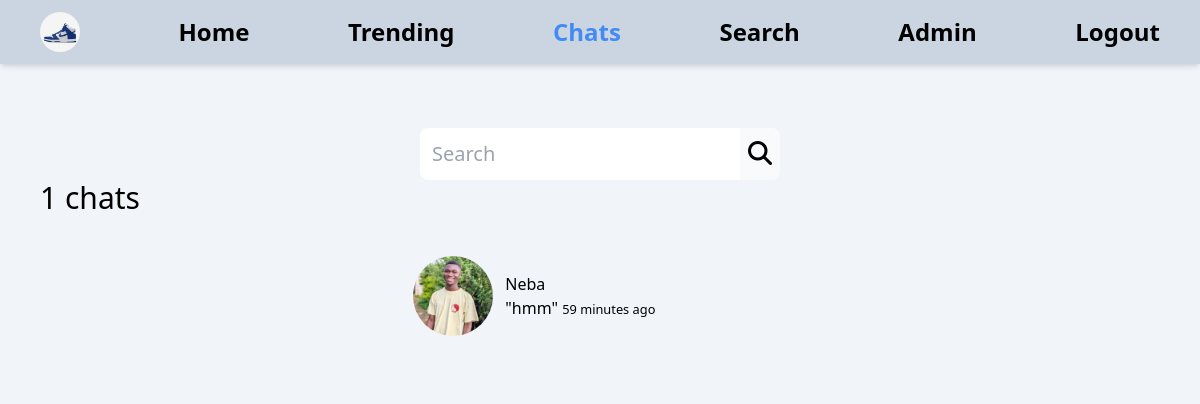
/chats/ (signed in), run on the app's committed database.
### authenticate/models.py (models this page shows)
class User(AbstractUser):
    username = models.CharField(max_length=250, unique=True)
    email = models.EmailField(null=True, unique=True)
    image = models.ImageField(default = 'images/profiles/profile.jpeg', upload_to='images/profiles')
    code = models.PositiveIntegerField(null=True)
    bio = models.TextField(default=None, null=True)
    blocked = models.BooleanField(default = False)
    USERNAME_FIELD = 'email'
    REQUIRED_FIELDS=[]

### message/models.py (models this page shows, shortened)
class Message(models.Model):
    sender = models.ForeignKey(User, on_delete=models.CASCADE)
    receiver = models.ForeignKey(User, on_delete=models.CASCADE, related_name='receiver')
    text = models.TextField(null = True)
    image = models.ImageField(null=True, upload_to='image/messages')
    video = models.FileField(null=True, blank=True, upload_to='video/messages')
    created = models.DateTimeField(auto_now_add=True)
    read = models.BooleanField(default=False)
    idd = models.PositiveIntegerField(default = 0)
    class Meta:
        ordering = ['created']
    def __str__(self):
        return f'{self.sender.username} to {self.receiver.username}: {self.text[:20]}'

### message/views.py (the view)
# urls.py: path('', views.chats, name='chats'),
def chats(request):
    user = request.user
    page = 'chats'
    messages = (Message.objects.filter(Q(sender = user) | Q(receiver = user)))
    chats = {}
    for message in messages:
        if message.sender != user:
            try:
                chats.pop(message.sender)
                chats[message.sender]= message
            except:
                chats[message.sender]= message
        else:
            try:
                chats[message.receiver]=message
                chats.pop(message.sender)
            except:
                chats[message.receiver]=message
    chats = [[key,value] for key,value in chats.items()]
    print(chats)
    chats.sort( key = lambda x : x[1].created, reverse=True)
    chats = dict(chats)
    context = { 'chats':chats,'page':page}
    return render(request, 'message/chats.html', context)

### message/templates/message/chats.html (shortened to what this page needs)
<!DOCTYPE html>
<html lang="en">
<head>
    {% include 'tailwind.html' %}
  </head>
  <body class="bg-slate-100 flex flex-col  ">
        <div class="bg-slate-100 flex flex-col p-10 mt-2 ">
            {% include 'navbar.html' %}
            <form action="" class="flex grow self-center mt-20">
                <input
                  type="text"
                  name="q"
                  id="q"
                  value="{{q}}"
                  placeholder="Search"
                  class="p-3 rounded-l-lg outline-none text-xl"
                  required
                />
                <button type="submit" class="px-2 rounded-r-lg bg-slate-50">
                  <i class="fa-solid fa-magnifying-glass right-0 text-2xl"></i>
                </button>
              </form>
              <h3 class="text-3xl font-medium">{{chats|length}} chats</h3>
                <div class="w-full flex" id="options">
                    <div class=" hidden md:block w-1/3 pr-10">
                    </div>
                <div class="w-2/3 space-y-6" id="options">
                    {% for key, value in chats.items %}
                <div class="flex space-y-6">
                    <label for="user">
                        <a href="{% url 'chat' key.id %}" class="flex items-center  gap-3">
                            <img
                          src="{{key.image.url}}"
                          alt="{{key.username|capfirst}}"
                          class="w-20 h-20 rounded-full"
                        />
                        <div class="flex flex-col overflow-hidden">
                                {% if value.receiver == request.user and value.read == False %}
                                <h4 class="font-semibold">
                                    {{key.username|capfirst}}
                                </h4>
                                <p class="font-semibold"> "{{value.text}}"
                                    <small>
                                        {{value.created|timesince}} ago
                                    </small>
                                </p>
                                {% else %}
                                <h4>
                                    {{key.username|capfirst}}
                                </h4>
                                <p > "{{value.text}}"
                                    <small>
                                    {{value.created|timesince}} ago
                                    </small>
                                </p>
                                {% endif %}
                        </div>
                    </a>
                    </label>
                </div>
                {% endfor %}
                </div>
                </div>
                 </div>
</body>
</html>

### templates/navbar.html (shortened to what this page needs)
<nav class="w-full fixed shadow-md top-0 left-0 p-3 bg-slate-300 z-50 flex justify-between items-center md:px-10 text-2xl">
    <a href="{% url 'profile' request.user.id %}">
        <img src="{{request.user.image.url}}" alt="{{request.user.username}}" class="w-10 h-10 rounded-full ">
    </a> <a href="{% url 'posts' %}" class="link" data-url-name="home">
            <span class="hidden md:block font-bold">Home</span>
        </a>
        <a href="{% url 'trending' %}" class="link" data-url-name="trending">
            <span class="hidden md:block font-bold">Trending</span>
        </a>
        <a href="{% url 'chats' %}" class="link" data-url-name="chats">
            <span class="hidden md:block font-bold">Chats</span>
        </a>
        <a href="{% url 'search_posts' ' ' %}" class="link" data-url-name="search">
            <span class="hidden md:block font-bold">Search</span>
        </a>
        {% if request.user.is_staff %}
        <a href="{% url 'database' %}" class="link" data-url-name="admin">
            <span class="hidden md:block font-bold">Admin</span>
        </a>
        {% endif %}
        <a href="{% url 'logout' %}" class="link"  data-url-name="menu">
            <span class="hidden md:block font-bold">Logout</span>
        </a>
</nav>
{% load static %}

### data on the page
User: user.image (picture)
User: image (picture), username "Neba", text "hmm", created "59 minutes"

### other printed values
{{ chats|length }} "1"
